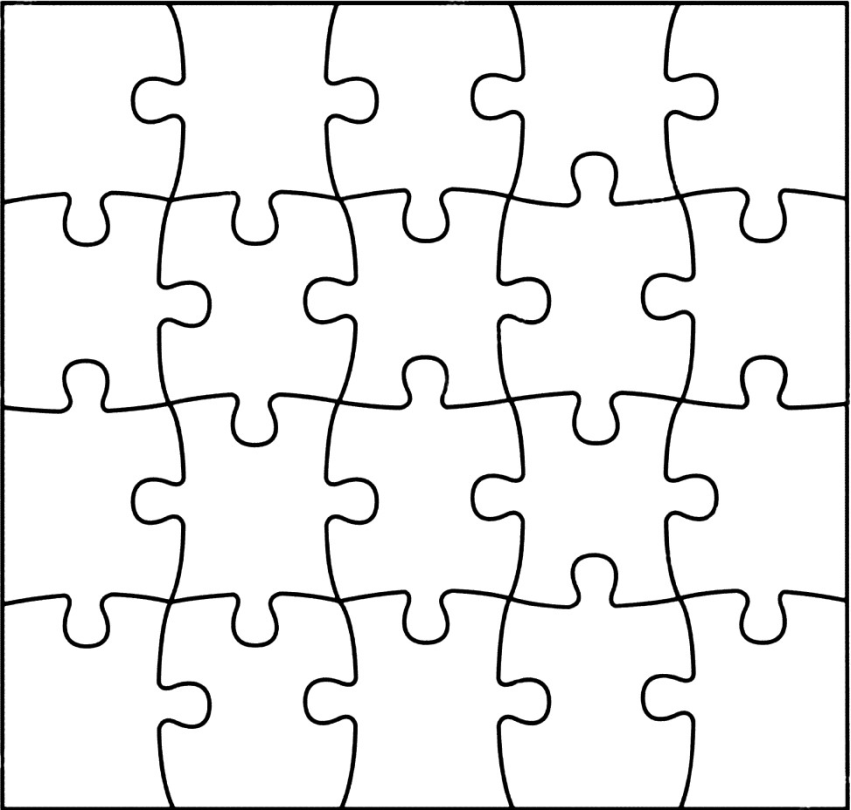
#> input picture Puzzle_02_cr2.png, 851 x 810 px, found by its file name
$ python tracer_model.py
#> lines starting #> are read from the running program, lines starting #| are printed output that depends on the picture; after the words box and inside, x2 and y2 are one past the last pixel; in counts of white or black regions, pixels touching at a corner belong together
# -*- coding: utf-8 -*-
"""
Created on Thu Nov 18 10:28:00 2021

@author: Tom
"""


import numpy as np
import cv2
import PIL.Image
import PIL.ImageTk


class Model:
    """
    Image Tracer

    Traverses the image extracting location of contour points for an object
    of interest on the image.

    -- The current version --
    Works with 1-bit colour depth image only, i.e. any opened image is
    automatically converted into black and white image.
    It is recommended to preprocess the image to obtain the best result.
    """

    def __init__(self, name: str=None, path: str=None) -> None:
        self.image_name = name
        self.image_path = path
        self.threshold = 0  # for grayscale image, currently uses 1-bit image

        self.edge_dir = {'LEFT': (-1, 0),
                         'DOWN': (0, 1),
                         'RIGHT': (1, 0),
                         'UP': (0, -1)}
        self.corner_dir = {'LEFT': (1, -1),
                           'DOWN': (-1, -1),
                           'RIGHT': (-1, 1),
                           'UP': (1, 1)}

    def open_image(self) -> None:
        """
        Opens image with pillow and saves it to a numpy array for the tracer.

        Returns
        -------
        None.

        """
        self.pil_image = PIL.Image.open(self.image_name)
#> self.pil_image is the input picture: PIL image 851x810 RGB; min 0, max 255, mean 236.8
        #self._image = np.array(self.pil_image.convert('L')) # grayscale
        self._image = np.array(self.pil_image.convert('1')) # black and white
#> self._image: shape (810, 851) bool; 92.9% white; 2 black regions (1 under 20 px), largest, box (x1, y1, x2, y2) and area: (0, 1, 850, 810) 48608

    def close_image(self) -> None:
        """
        Safely closes pillow image.

        Returns
        -------
        None.

        """
        self.pil_image.close()

    def set_start_position(self, x: int=None, y: int=None) -> None:
        """
        Sets the x, y coordinates of the start point, defined by the user.

        Parameters
        ----------
        x : int, optional
            Start point x coordinate. The default is None.
        y : int, optional
            Start point y coordinate. The default is None.

        Returns
        -------
        None.

        """
        if not x or not y:
            return
        else:
            self.x = x
            self.y = y

    def start_trace(self, direction: str) -> str:
        """
        Starts tracing image feature of interest. Identifies first contour
        pixel if available >> identified by comparison to a predefined
        threshold value = pixel value of grayscale image.

        Parameters
        ----------
        direction : str
            Direction in which the pixels are traversed while searching for
            the contour.

        Raises
        ------
        IndexError
            No contour found >> pixel value in the traversed direction does
            not correspond to the predefined threshold.

        Returns
        -------
        str
            Confirmation that the trace is finished.

        """
#> called with direction = 'LEFT'
        self.prev_dir = direction
        self.contour = []
        self.change_dir = self.direction_gen()
        while True:
            _colour = self._image[self.y][self.x]
            if _colour <= self.threshold:
                self.contour.extend((self.x, self.y))
                break
            elif direction == 'LEFT' and self.x != 0:
                self.x -= 1
            elif direction == 'RIGHT' and self.x != len(self._image[0]) - 1:
                self.x += 1
            else:
                raise IndexError(f'No contour found to the {direction}.')
#> after the loop, self.contour = [693, 650]; self.x = 693

        if direction == 'LEFT':
            self.prev_dir = next(self.change_dir)
        else:
            for i in range(2):
                self.prev_dir = next(self.change_dir)

        return self.continue_trace()

    def continue_trace(self) -> str:
        """
        Continues with the trace function.

        Returns
        -------
        str
            Confirmation that the trace is finished.

        """
        self.corner_position()
        _method = self.check_corner()

        while True:
            if _method == 'corner':
                _method = self.check_corner()
            elif _method == 'edge':
                _method = self.check_edge()
            elif _method == 'Done.':
                return _method

    def corner_position(self) -> None:
        """
        Reads the next pixel (corner pixel for function 'check_corner'), which
        value is compared with the threshold.

        Returns
        -------
        None.

        """
        self.x, self.y = (sum(x) for x in zip((self.x, self.y),
                                              self.corner_dir[self.prev_dir]))
#> self.x = 694; self.y = 649

    def check_corner(self) -> str:
        """
        Checks value of pixel diagonal to the previously identified contour
        pixel:
                        where:
            #---#           X   ...previous contour pixel
            | X |           #   ...corner pixel
            #---#           -   ...edge pixel

        The specific corner is selected based on the previous direction, in
        which the image is traversed.


        Returns
        -------
        str
            Information about next step to be taken or halting message.

        """
        if (self.x, self.y) == (self.contour[0], self.contour[1]):
            return 'Done.'
        _colour = self._image[self.y][self.x]
        if _colour <= self.threshold:
            self.contour.extend((self.x, self.y))
            for i in range(3):
                self.prev_dir = next(self.change_dir)
            self.corner_position()
#> the loop in continue_trace, `while True:` made 2175 passes
            return 'corner'
        else:
            return 'edge'

    def edge_position(self) -> None:
        """
        Reads the next pixel (edge pixel for function 'check_edge'), which
        value is compared with the threshold.

        Returns
        -------
        None.

        """
        self.x, self.y = (sum(x) for x in zip((self.x, self.y),
                                              self.edge_dir[self.prev_dir]))

    def check_edge(self) -> str:
        """
        Checks value of pixel perpendicular to the previously identified
        contour pixel:
                        where:
            #---#           X   ...previous contour pixel
            | X |           #   ...corner pixel
            #---#           -   ...edge pixel

        The specific edge is selected based on the previous direction, in
        which the image is traversed.

        Returns
        -------
        str
            Information about next step to be taken or halting message.

        """
        self.edge_position()
        if (self.x, self.y) == (self.contour[0], self.contour[1]):
            return 'Done.'
        _colour = self._image[self.y][self.x]
        if _colour <= self.threshold:
            self.contour.extend((self.x, self.y))
            self.corner_position()
        else:
            self.edge_position()
            self.prev_dir = next(self.change_dir)
        return 'corner'

    def direction_gen(self) -> str:
        """
        Generator function - generates a circular list containing the
        directions.

        Yields
        ------
        str
            Identifier of the current direction the image is traversed.

        """
        change_dir = ['LEFT', 'DOWN', 'RIGHT', 'UP']
        i = 0
        while True:
            i += 1
            yield change_dir[i - 1]
            if i == 4:
                i = 0

    def save_contour(self, filename: str=None) -> None:
        """
        Saves traced contour into external file.

        Parameters
        ----------
        filename : str, optional
            DESCRIPTION. The default is None.

        Returns
        -------
        None.

        """
#> called with filename = '_output/first_try.txt'
        if filename:
            self.contour_name = filename.split('.')[0]
        with open(f'{self.contour_name}.txt', 'w') as f:
            for coord in self.contour:
                f.write(str(coord) + '\n')
#> this loop made 1822 passes
#> coord on passes 1 to 3: 693, 650, 694
        self.contour.clear()


if __name__ == '__main__':
    trace = Model(name='_input/Puzzle_02_cr2.png')
    trace.open_image()

    trace.set_start_position(x=710, y=650)
    print(trace.start_trace('LEFT'))
    #print(trace.check_trace_end())
    trace.save_contour('_output/first_try.txt')

    trace.close_image()
    #print(trace._image)


    data = np.reshape(trace.contour, (-1, 2))
#> data = empty array
    x = [x for i, x in enumerate(trace.contour) if i % 2 == 0]
#> x = []
    y = [y for j, y in enumerate(trace.contour) if j % 2 != 0]
#> y = []

    smooth_curve = 10
    x = [x for i, x in enumerate(x) if i % smooth_curve == 0]
    y = [y for j, y in enumerate(y) if j % smooth_curve == 0]
    from matplotlib import pyplot as plt
    #plt.imshow(data, interpolation='nearest')
    plt.plot(x, y)
    plt.title(label=f'reduction ratio: {smooth_curve}')
    #plt.axis('scaled')
    plt.gca().set_aspect('equal', adjustable='box')
    plt.gca().invert_yaxis()
    plt.show()
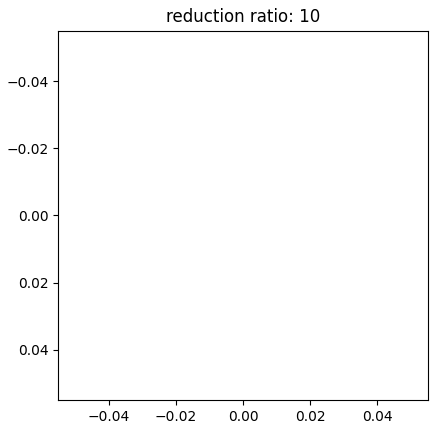
#> figure drawn by matplotlib, 1 panel

#> (the run stopped early here; a loop or call above may not have finished)
